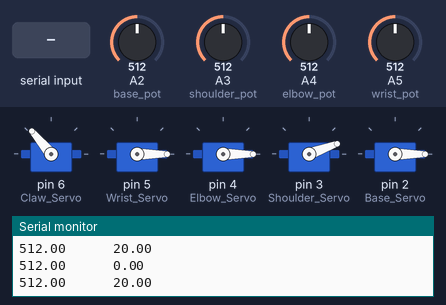
This sketch was run on a simulated Arduino Uno, built with avr-gcc and run on an emulated ATmega328P. Parts: 5 × servo, the last lines printed to the serial monitor. The inputs (shaded band) are chosen by the test bench; at power-on: A2 (base_pot) = 512, A4 (elbow_pot) = 512, A3 (shoulder_pot) = 512, A5 (wrist_pot) = 512.

Above: at 1.2 s.
1.3 s: A2 (base_pot) set to 716
At 3.76 s:
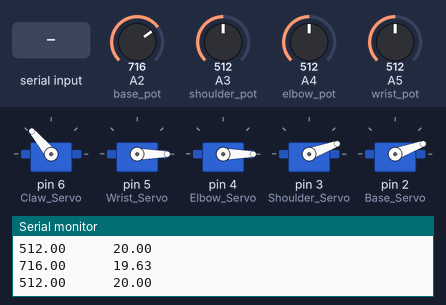
4.3 s: "90,45,200\n" received over Serial
At 6.37 s:
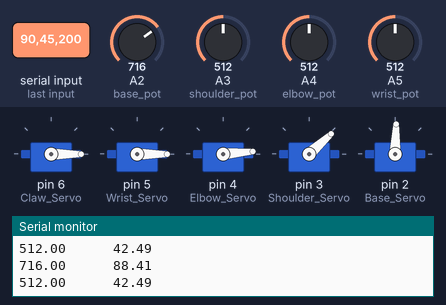
7.3 s: A4 (elbow_pot) set to 610
10.3 s: A3 (shoulder_pot) set to 30
At 12.0 s:
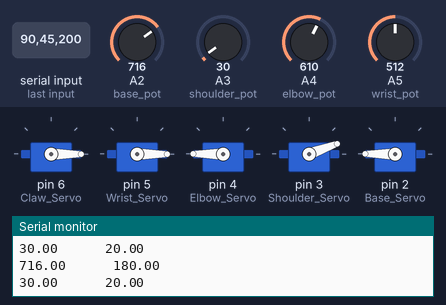
13.3 s: A5 (wrist_pot) set to 992
At 15.4 s:
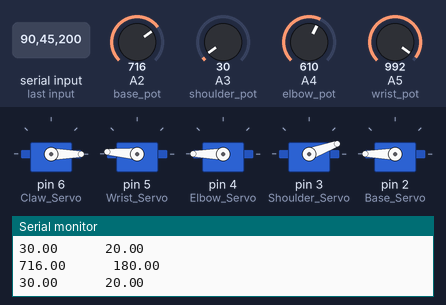
16.3 s: A3 (shoulder_pot) set to 716
At 17.8 s:
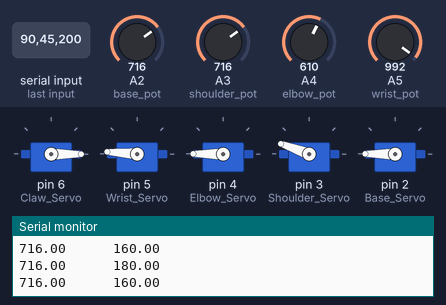
Timing chart, 0 to 19.3 s (numbered marks = the images above; inputs shaded):
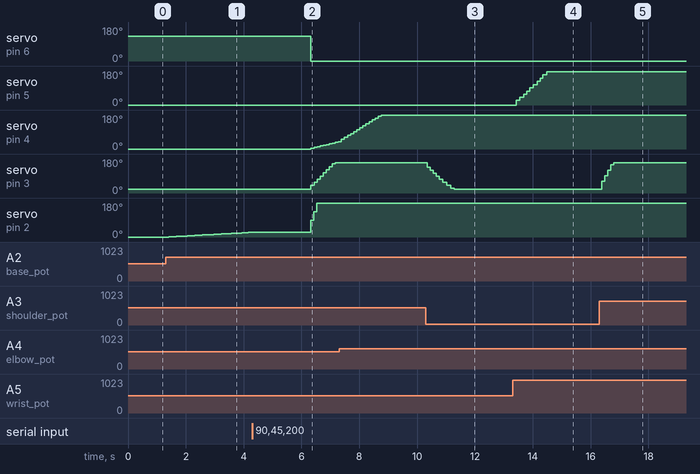

The sketch:

betterbetterpidservomotor.ino
```cpp
#include <PID_v1.h>
#include <Servo.h>

int claw_position;
Servo Claw_Servo;

double Kp = 1.2 * (0.0004444444/0.02);
double Ki = 0.6 * (0.0004444444/(pow(0.02,2)));
double Kd = 0.6 * 0.0004444444;

double wrist_setpoint, wrist_input, wrist_output;
PID Wrist_PID(&wrist_input, &wrist_output, &wrist_setpoint,Kp, Ki, Kd, REVERSE);
Servo Wrist_Servo;
int wrist_pot = A5;

double elbow_setpoint, elbow_input, elbow_output;
PID Elbow_PID(&elbow_input, &elbow_output, &elbow_setpoint,Kp, Ki, Kd, REVERSE);
Servo Elbow_Servo;
int elbow_pot = A4;

double shoulder_setpoint, shoulder_input, shoulder_output;
PID Shoulder_PID(&shoulder_input, &shoulder_output, &shoulder_setpoint,Kp, Ki, Kd, REVERSE);
Servo Shoulder_Servo;
int shoulder_pot = A3;

double base_setpoint, base_input, base_output;
PID Base_PID(&base_input, &base_output, &base_setpoint,Kp, Ki, Kd, REVERSE);
Servo Base_Servo;
int base_pot = A2;


void setup() {
 Serial.begin(9600);

 Claw_Servo.attach(6);
 claw_position = 130;

 Wrist_Servo.attach(5);
 Wrist_PID.SetOutputLimits(0, 176);
 pinMode(wrist_pot, INPUT);
 Wrist_PID.SetMode(AUTOMATIC);
 wrist_setpoint = 600;

 Elbow_Servo.attach(4);
 Elbow_PID.SetOutputLimits(0, 180);
 pinMode(elbow_pot, INPUT);
 Elbow_PID.SetMode(AUTOMATIC);
 elbow_setpoint=700;

 Shoulder_Servo.attach(3);
 Shoulder_PID.SetOutputLimits(20,160);
 pinMode(shoulder_pot, INPUT);
 Shoulder_PID.SetMode(AUTOMATIC);
 shoulder_setpoint = 730;

 Base_Servo.attach(2);
 Base_PID.SetOutputLimits(0,180);
 pinMode(base_pot, INPUT);
 Base_PID.SetMode(AUTOMATIC);
 base_setpoint = 700;

}

void loop()
{

  if (Serial.available()){
    wrist_setpoint=map(Serial.parseInt(), 0, 180, 365, 1109);
    elbow_setpoint=map(Serial.parseInt(), 0 , 180, 283, 977);
    shoulder_setpoint=map(Serial.parseInt(), 0, 180, 1092, 353);
    base_setpoint=map(Serial.parseInt(), 0, 180, 43, 801);
    claw_position=Serial.parseInt();
    Serial.println("Setpoints changed!");
  }

  Claw_Servo.write(claw_position);

  wrist_input = analogRead(wrist_pot);
  Wrist_PID.Compute();
  Wrist_Servo.write(wrist_output);
  //Serial.print(wrist_input); Serial.print("\t\t\t"); Serial.println(wrist_output);

  elbow_input = analogRead(elbow_pot);
  Elbow_PID.Compute();
  Elbow_Servo.write(elbow_output);
  //Serial.print(elbow_input); Serial.print("\t\t\t"); Serial.println(elbow_output);

  shoulder_input = analogRead(shoulder_pot);
  Shoulder_PID.Compute();
  Shoulder_Servo.write(shoulder_output);
  Serial.print(shoulder_input); Serial.print("\t\t\t"); Serial.println(shoulder_output);

  base_input = analogRead(base_pot);
  Base_PID.Compute();
  Base_Servo.write(base_output);
  Serial.print(base_input); Serial.print("\t\t\t"); Serial.println(base_output);


}
```

Measured:
- after the input at 1.3 s, servo on pin 2 (Base_Servo): moves from 0° to 26° over 2.9 s, starting after 0.10 s
- after the input at 4.3 s, servo on pin 6 (Claw_Servo): 130° → 0° after 2.0 s; servo on pin 4 (Elbow_Servo): moves from 0° to 38° over 0.96 s, starting after 2.0 s; servo on pin 3 (Shoulder_Servo): moves from 20° to 160° over 0.85 s, starting after 2.0 s
- after the input at 10.3 s, servo on pin 3 (Shoulder_Servo): moves from 160° to 20° over 0.94 s, starting after 0.05 s
- after the input at 13.3 s, servo on pin 5 (Wrist_Servo): moves from 0° to 176° over 1.1 s, starting after 0.12 s
- after the input at 16.3 s, servo on pin 3 (Shoulder_Servo): moves from 20° to 160° over 0.42 s, starting after 0.09 s
